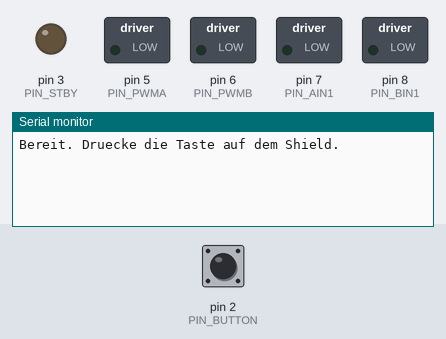
Bench run of a sketch on a simulated Arduino Uno, built with avr-gcc and run on an emulated ATmega328P. Parts: switched loads named in the sketch (green lamp = pin HIGH), output pins drawn as LEDs (lit = HIGH), the last lines printed to the serial monitor. The inputs (shaded band) are chosen by the test bench; at power-on: pin 2 (PIN_BUTTON) HIGH.

Above: at 1.2 s.
1.3 s: pin 2 (PIN_BUTTON) pulled LOW for 0.15 s
At 2.3 s:
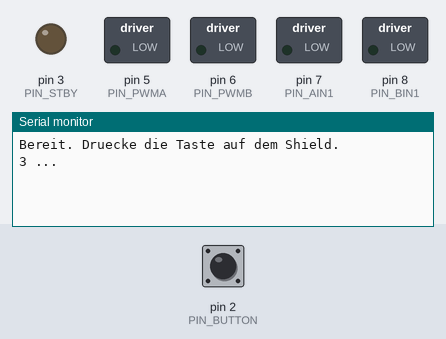
At 5.7 s:
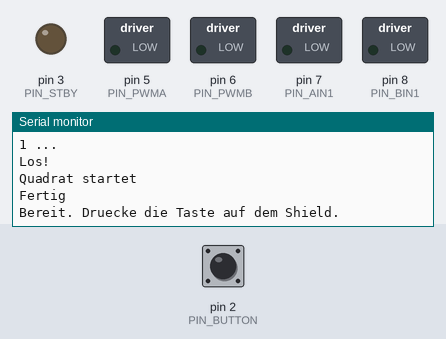

Measured:
- after the input at 1.3 s, the serial monitor: prints a new line after 0.16 s (image 1)

The sketch:

036_square_exercise.ino
```cpp
// Beispiel 036 - Quadrat
// Kapitel 2: Aufgabe Quadrat fahren
const uint8_t PIN_PWMA = 5;    // rechter Motor: Geschwindigkeit
const uint8_t PIN_PWMB = 6;    // linker Motor: Geschwindigkeit
const uint8_t PIN_AIN1 = 7;    // rechter Motor: Richtung
const uint8_t PIN_BIN1 = 8;    // linker Motor: Richtung
const uint8_t PIN_STBY = 3;    // Motortreiber ein/aus
const uint8_t PIN_BUTTON = 2;  // Taste auf dem Shield

const int DRIVE_SPEED = 130;  // 130 von 255
const int TURN_SPEED = 120;   // 120 von 255
const int SIDE_MS = 1200;     // Zeit fuer eine Seite
const int TURN_MS = 620;      // Zeit fuer 90 Grad
const int LEFT_TRIM = 0;  // Korrektur linker Motor
const int RIGHT_TRIM = 0;  // Korrektur rechter Motor

void stopMotors() {
  analogWrite(PIN_PWMA, 0);
  analogWrite(PIN_PWMB, 0);
  digitalWrite(PIN_STBY, LOW);
}

void drive(int leftSpeed, int rightSpeed) {
  leftSpeed = constrain(leftSpeed, -255, 255);
  rightSpeed = constrain(rightSpeed, -255, 255);
  digitalWrite(PIN_BIN1, leftSpeed >= 0);
  digitalWrite(PIN_AIN1, rightSpeed >= 0);
  analogWrite(PIN_PWMB, abs(leftSpeed));
  analogWrite(PIN_PWMA, abs(rightSpeed));
  digitalWrite(PIN_STBY, HIGH);
}

void driveForward(int speed) {
  drive(speed + LEFT_TRIM, speed + RIGHT_TRIM);
}

bool buttonPressed() {
  if (digitalRead(PIN_BUTTON) == LOW) {
    delay(30);
    return digitalRead(PIN_BUTTON) == LOW;
  }
  return false;
}

void waitForStart() {
  Serial.println(F("Bereit. Druecke die Taste auf dem Shield."));
  while (!buttonPressed()) {
    delay(20);
  }
  while (buttonPressed()) {
    delay(20);
  }
  for (int i = 3; i > 0; i--) {
    Serial.print(i);
    Serial.println(F(" ..."));
    delay(1000);
  }
  Serial.println(F("Los!"));
}

// TODO: Fahre eine Seite, warte SIDE_MS, halte an.
void driveOneSide() {
}

// TODO: Wiederhole vier Mal: Seite fahren, links drehen.
void driveSquare() {
  for (int side = 0; side < 4; side++) {
  }
}

void setup() {
  pinMode(PIN_PWMA, OUTPUT);
  pinMode(PIN_PWMB, OUTPUT);
  pinMode(PIN_AIN1, OUTPUT);
  pinMode(PIN_BIN1, OUTPUT);
  pinMode(PIN_STBY, OUTPUT);
  pinMode(PIN_BUTTON, INPUT_PULLUP);
  stopMotors();
  Serial.begin(9600);
}

void loop() {
  waitForStart();
  Serial.println(F("Quadrat startet"));
  driveSquare();
  Serial.println(F("Fertig"));
}
```
